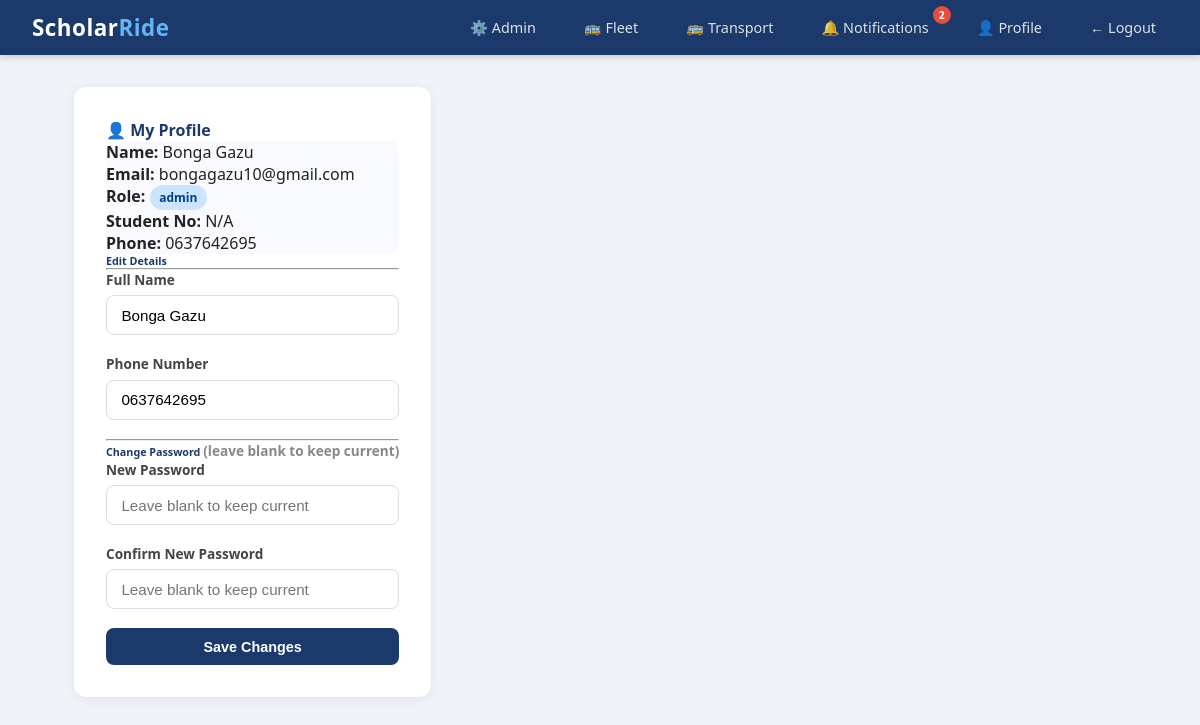
The app's page /profile (signed in), older data.
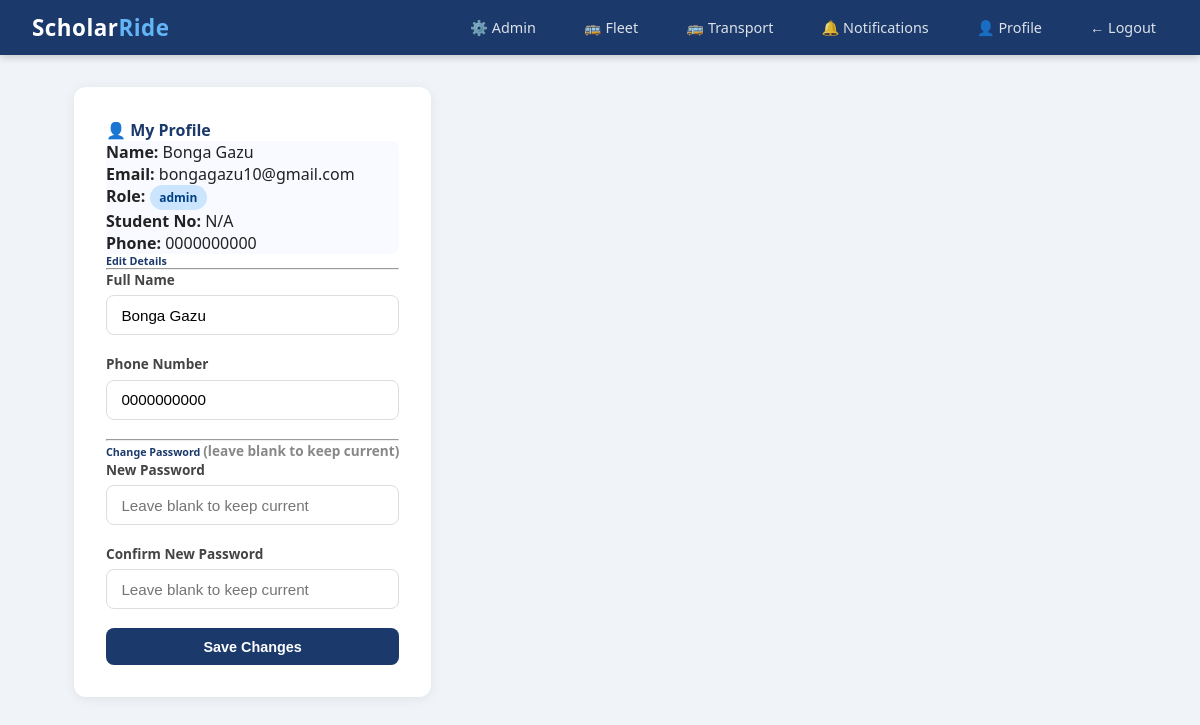
The same page, newer data.
### scholar_ride/models.py (models this page shows)
class User(db.Model, UserMixin):
    id = db.Column(db.Integer, primary_key=True)
    student_number = db.Column(db.String(20), unique=True, nullable=True)
    staff_number = db.Column(db.String(20), unique=True, nullable=True)
    full_name = db.Column(db.String(100), nullable=False)
    email = db.Column(db.String(120), unique=True, nullable=False)
    phone = db.Column(db.String(20), nullable=False)
    password_hash = db.Column(db.String(128), nullable=False)
    role = db.Column(db.String(20), default='student')
    department = db.Column(db.String(100), nullable=True)
    verified = db.Column(db.Boolean, default=False)
    approval_status = db.Column(db.String(20), default='pending')
    otp = db.Column(db.String(6), nullable=True)
    created_at = db.Column(db.DateTime, default=datetime.utcnow)
    rides = db.relationship('Ride', backref='driver', lazy=True)
    bookings = db.relationship('Booking', backref='student', lazy=True)

### scholar_ride/routes/auth.py (the view, shortened to what this page needs)
@auth.route('/profile', methods=['GET', 'POST'])
@login_required
def profile():
    return render_template('profile.html')

### scholar_ride/models.py (called while the page is built)
@login_manager.user_loader
def load_user(user_id):
    return User.query.get(int(user_id))

### scholar_ride/templates/profile.html
{% extends "base.html" %}
{% block content %}
<div class="row justify-content-center">
    <div class="col-md-6">
        <div class="card p-4">
            <h4 style="color:#1B3A6B;" class="mb-4">👤 My Profile</h4>
            <div class="mb-4 p-3" style="background:#f8faff; border-radius:8px;">
                <p><strong>Name:</strong> {{ current_user.full_name }}</p>
                <p><strong>Email:</strong> {{ current_user.email }}</p>
                <p><strong>Role:</strong> <span class="badge badge-primary">{{ current_user.role }}</span></p>
                <p><strong>Student No:</strong> {{ current_user.student_number or 'N/A' }}</p>
                <p class="mb-0"><strong>Phone:</strong> {{ current_user.phone }}</p>
            </div>
            <h6 style="color:#1B3A6B;">Edit Details</h6>
            <hr>
            <form method="POST" action="/profile">
                <div class="form-group">
                    <label>Full Name</label>
                    <input type="text" name="full_name" class="form-control"
                           value="{{ current_user.full_name }}" required>
                </div>
                <div class="form-group">
                    <label>Phone Number</label>
                    <input type="text" name="phone" class="form-control"
                           value="{{ current_user.phone }}" required>
                </div>
                <hr>
                <h6 style="color:#1B3A6B;">Change Password <small class="text-muted">(leave blank to keep current)</small></h6>
                <div class="form-group">
                    <label>New Password</label>
                    <input type="password" name="new_password" class="form-control"
                           placeholder="Leave blank to keep current">
                </div>
                <div class="form-group">
                    <label>Confirm New Password</label>
                    <input type="password" name="confirm_password" class="form-control"
                           placeholder="Leave blank to keep current">
                </div>
                <button type="submit" class="btn btn-primary btn-block mt-2">
                    Save Changes
                </button>
            </form>
        </div>
    </div>
</div>
{% endblock %}

Row changes from the older to the newer data that the page shows:
changed User "Bonga Gazu": phone "0637642695" → "0000000000"
Text that changed along with them:
{{ unread_count }}: "2" → (not shown)
